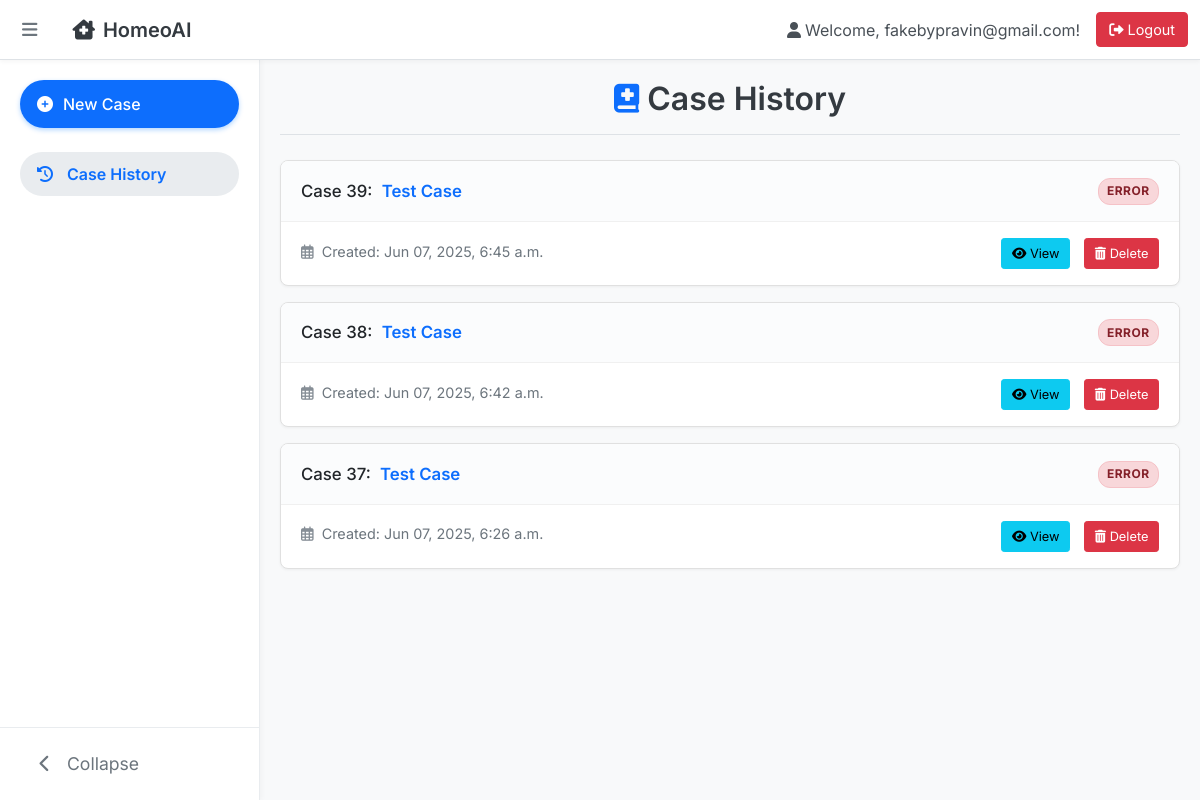
The page /dashboard/ (signed in) on the database its author committed.
### core/models.py (models this page shows, shortened)
class Case(models.Model):
    user = models.ForeignKey(settings.AUTH_USER_MODEL, on_delete=models.CASCADE, related_name='cases')
    created_at = models.DateTimeField(auto_now_add=True)
    updated_at = models.DateTimeField(auto_now=True)
    date = models.DateField(default=timezone.now, blank=True, null=True) # Made optional
    opd_no = models.CharField(max_length=50, blank=True, null=True)
    patient_name = models.CharField(max_length=200) # Required
    patient_age = models.CharField(max_length=20, blank=True, null=True)
    patient_sex = models.CharField(max_length=10, choices=[('Male', 'Male'), ('Female', 'Female'), ('Other', 'Other')], blank=True, null=True)
    patient_occupation = models.CharField(max_length=100, blank=True, null=True)
    patient_address = models.TextField(blank=True, null=True)
    patient_phone = models.CharField(max_length=20, blank=True, null=True)
    presenting_complaints = models.TextField() # Required
    history_of_present_illness = models.TextField(blank=True, null=True)
    past_history_vaccination = models.TextField(blank=True, null=True) # Corresponds to past_history.vaccination
    family_history = models.TextField(blank=True, null=True)
    personal_history = models.JSONField(blank=True, null=True, default=dict)
    menstrual_history = models.JSONField(blank=True, null=True, default=dict)
    physical_examination = models.JSONField(blank=True, null=True, default=dict)
    patient_as_person = models.TextField(blank=True, null=True)
    systemic_examination = models.TextField(blank=True, null=True)
    result_file_path = models.CharField(max_length=512, blank=True, null=True) # Store relative path?
    STATUS_CHOICES = [
        ('PENDING', 'Pending Analysis'),
        ('PROCESSING', 'Processing'),
        ('COMPLETED', 'Completed'),
        ('ERROR', 'Error'),
    ]
    status = models.CharField(max_length=20, choices=STATUS_CHOICES, default='PENDING')
    class Meta:
        ordering = ['-created_at']

### core/views.py (the view)
# urls.py: path("dashboard/", views.dashboard_view, name="dashboard"),
@login_required
def dashboard_view(request):
    user_cases = Case.objects.filter(user=request.user)
    context = {
        "username": request.user.username,
        "cases": user_cases,
    }
    return render(request, "dashboard.html", context)

### core/templatetags/case_extras.py (called while the page is built)
@register.filter(name='smart_title_v2')
def smart_title_v2(value):
    if not value or not isinstance(value, str):
        return value
    def capitalize_word(word):
        if not word:
            return ""
        if word.endswith('.') and len(word) > 1 and word[:-1].isalpha(): # like Mrs.
            return word
        if word.isupper() and len(word) > 1: # like AI
            return word
        if any(c.isupper() for c in word[1:]): # like McDonald
            return word
        if re.search(r'[A-Za-z][0-9_]|[0-9_][A-Za-z]', word): # like Devi_2
            return word
        return word.capitalize()
    parts = re.split(r'(\s+)', value) # Keep spaces for rejoining
    processed_parts = [capitalize_word(p) if p.strip() else p for p in parts]
    return "".join(processed_parts)

### templates/dashboard.html (shortened to what this page needs)
{% load static %}
{% load case_extras %}
<!DOCTYPE html>
<html lang="en">
<head>
    <link href="https://cdn.jsdelivr.net/npm/bootstrap@5.1.3/dist/css/bootstrap.min.css" rel="stylesheet">
    <link rel="stylesheet" href="https://cdnjs.cloudflare.com/ajax/libs/font-awesome/6.0.0-beta3/css/all.min.css">
</head>
<body class="{% if request.COOKIES.sidebar_collapsed == 'true' %}sidebar-collapsed{% endif %}">
    <nav class="navbar navbar-expand-md navbar-light bg-light fixed-top top-navbar">
      <div class="container-fluid">
        <button class="sidebar-toggle-btn" id="sidebarToggleInNavbar" title="Toggle sidebar">
            <i class="fas fa-bars"></i>
        </button>
        <a class="navbar-brand" href="{% url 'core:home' %}"><i class="fas fa-clinic-medical me-2"></i>HomeoAI</a>
        <div class="collapse navbar-collapse" id="navbarMain">
          {% if user.is_authenticated %}
          <span class="navbar-text me-3"><i class="fas fa-user me-1"></i>Welcome, {{ username }}!</span>
          <form action="{% url 'auth_app:logout' %}" method="post" class="d-inline">
              <button type="submit" class="btn btn-sm logout-button"><i class="fas fa-sign-out-alt me-1"></i>Logout</button>
          </form>
          {% endif %}
        </div>
      </div>
    </nav>
    <div class="d-flex">
        <nav class="sidebar" id="sidebar">
            <div class="sidebar-inner-nav">
                <a href="{% url 'core:new_case' %}" class="new-case-btn-sidebar mb-4">
                    <i class="fas fa-plus-circle nav-icon"></i> <span class="nav-text">New Case</span>
                </a>
                <ul class="nav flex-column">
                    <li class="nav-item">
                        <a class="nav-link" href="{% url 'core:dashboard' %}">
                            <i class="fas fa-history nav-icon"></i> <span class="nav-text">Case History</span>
                        </a>
                    </li>
                </ul>
            </div>
            <div class="sidebar-footer">
                <button class="sidebar-toggle-btn" id="sidebarToggleInFooter" title="Toggle sidebar">
                    <i class="fas fa-chevron-left"></i> <span class="toggle-text">Collapse</span>
                </button>
            </div>
        </nav>
        <main class="main-content flex-grow-1" id="mainContent">
            <div class="d-flex justify-content-center flex-wrap flex-md-nowrap align-items-center main-content-header border-bottom pb-3">
                                <h1 class="h2"><i class="fas fa-book-medical me-2"></i>Case History</h1>
            </div>
            {% if cases %}
                {% for case in cases %}
                <div class="case-history-item">
                    <div class="case-item-header">
                        <h5>
                            <span class="case-identifier">Case {{ case.id }}:</span>
                            <span class="patient-name">{{ case.patient_name|default:"N/A"|smart_title_v2 }}</span>
                        </h5>
                        <div class="case-status-wrapper">
                            <span class="case-status status-{{ case.status }}">{{ case.get_status_display }}</span>
                        </div>
                    </div>
                    <div class="case-item-body">
                        <div class="case-meta">
                            <p><i class="far fa-calendar-alt me-1"></i> Created: {{ case.created_at|date:"M d, Y, P" }}</p>
                        </div>
                        <div class="case-actions">
                            <a href="{% url 'core:case_detail' case.id %}" class="btn btn-sm btn-info me-1" title="View Details">
                               <i class="fas fa-eye"></i> View
                            </a>
                            <form action="{% url 'core:delete_case' case.id %}" method="post" class="d-inline">
                                <button type="submit" class="btn btn-sm btn-danger" title="Delete Case"
                                        onclick="return confirm('Are you sure you want to delete this case?');">
                                   <i class="fas fa-trash-alt"></i> Delete
                                </button>
                            </form>
                        </div>
                    </div>
                </div>
                {% endfor %}
            {% else %}
                <div class="alert alert-light text-center p-4">
                  <p class="mb-2"><i class="fas fa-folder-open fa-2x text-muted mb-2"></i></p>
                  <p class="h5">No Cases Yet</p>
                  <p>You haven't created any cases. <a href="{% url 'core:new_case' %}" class="alert-link fw-bold">Start a new case now</a>!</p>
                </div>
            {% endif %}
        </main>
    </div>
</body>
</html>

### rows shown on the page
Case: id "39", patient_name|smart_title_v2 "Test Case", status "ERROR", created_at "Jun 07, 2025, 6:45 a.m."
Case: id "38", patient_name|smart_title_v2 "Test Case", status "ERROR", created_at "Jun 07, 2025, 6:42 a.m."
Case: id "37", patient_name|smart_title_v2 "Test Case", status "ERROR", created_at "Jun 07, 2025, 6:26 a.m."

### other values the page prints
{{ username }} "fakebypravin@gmail.com"
